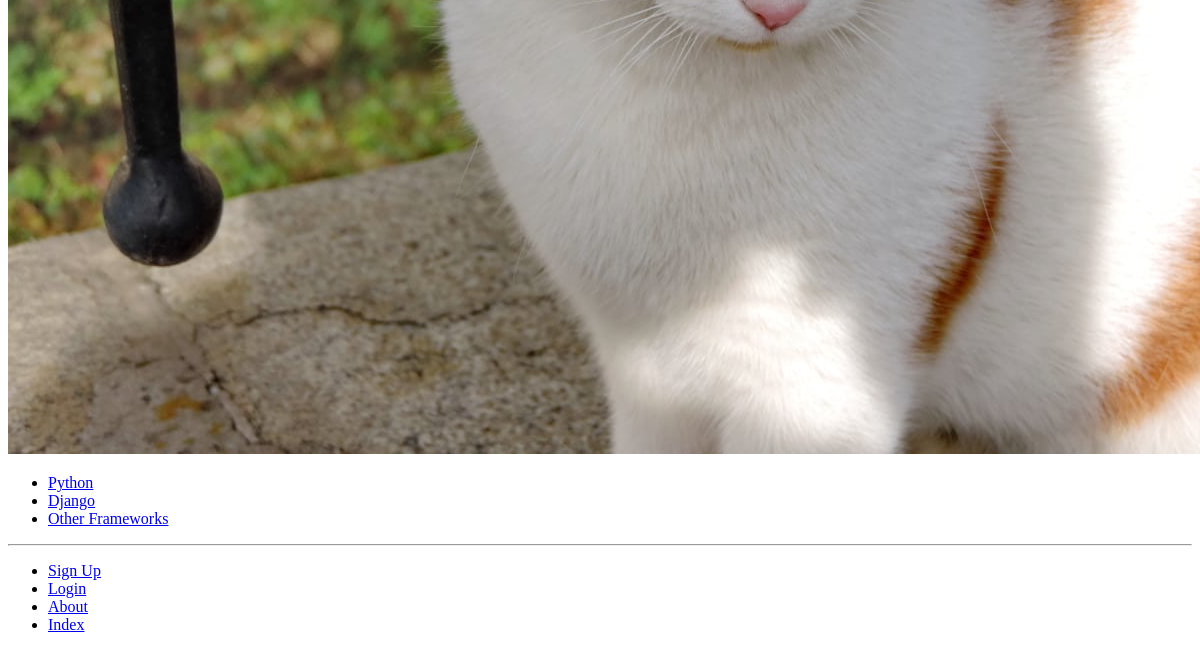
Before: /rango/about/ (lower part) with the older database file.
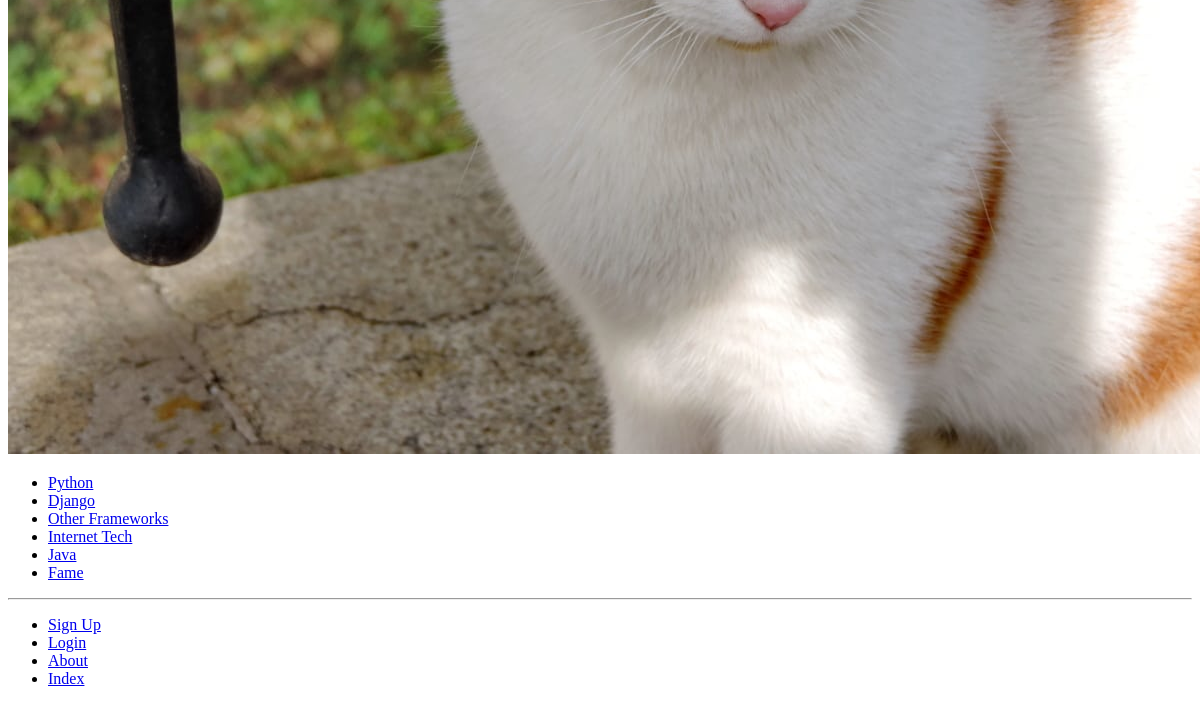
After: the same page with the newer database file.
### rango/models.py (models this page shows, shortened)
class Category(models.Model):
	name = models.CharField(max_length=128, unique=True)
	NAME_MAX_LENGTH = 128
	views= models.IntegerField(default=0)
	likes = models.IntegerField(default=0)
	slug = models.SlugField(unique=True)
	class Meta:
		verbose_name_plural = 'Categories'

### rango/views.py (the view)
# urls.py: path('about/', views.about, name='about'),
def about(request):
	message={'boldmessage':'This tutorial has been put together by Fahd'}
	return render(request,'rango/about.html',context=message)

### rango/templatetags/rango_template_tags.py (called while the page is built)
@register.inclusion_tag('rango/categories.html')
def get_category_list(current_category = None):
    return{'categories': Category.objects.all(),
           'current_category': current_category}

### templates/rango/about.html (shortened to what this page needs)
{% extends 'rango/base.html' %}
{% load staticfiles %}
{% block body_block %}
		<div>
			<img src="{{MEDIA_URL}}cat.jpg"
				alt="Picture of a Cat" />
		</div>
{% endblock %}

### templates/rango/categories.html
<ul>
	{% if categories %}
		{% for c in categories %}
			{% if c == current_category %}
				<li>
				<strong>
					<a href="{% url 'rango:show_category' c.slug %}">{{ c.name }}</a>
				</strong>
				</li>
			{% else %}
			<li>
				<a href="{% url 'rango:show_category' c.slug %}">{{c.name}}</a>
			</li>
			{% endif %}
		{% endfor %}
	{% else %}
	<li><strong>There are no categories present</strong></li>
	{% endif %}
</ul>

Changed rows visible on the page:
added Category: name "Internet Tech"
added Category: name "Java"
added Category: name "Fame"
